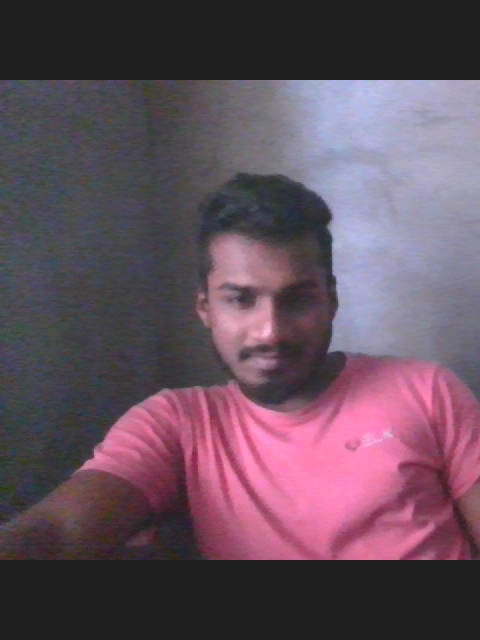
#> input picture ai-service/bank-ai-service/selfie1.jpg, 960 x 1280 px (shown at 1/2 size)
$ python -i heuristic.py   (imports and definitions only)   (older library calls are emulated)
#> lines starting #> are read from the running program, lines starting #| are printed output that depends on the picture; after the words box and inside, x2 and y2 are one past the last pixel; in counts of white or black regions, pixels touching at a corner belong together
#> further down, picture is the input picture: shape (1280, 960, 3); mean B, G, R 92.6, 79.1, 99.5
# app/features/liveness/heuristic.py
from __future__ import annotations

import os
from dataclasses import dataclass
from typing import Optional

import cv2
import numpy as np


@dataclass
class HeuristicConfig:
    # Tunables; you can surface these as APP_* envs later if needed
    edge_weight: float = 0.45
    texture_weight: float = 0.35
    sharp_weight: float = 0.20

    # Normalization caps to keep metrics stable across devices
    edge_cap: float = 0.25      # max edge density (25% of pixels)
    sharp_cap: float = 500.0    # Laplacian variance cap
    tex_cap: float = 0.20       # HF energy cap (fraction of spectrum)


class HeuristicLivenessDetector:
    """
    Very lightweight, passive liveness score in [0,1] using:
      • Edge density (Canny)       -> printed attacks often have low/high extremes
      • High-frequency energy (FFT)-> photos/screens can attenuate micro-texture
      • Sharpness (Laplacian var)  -> out-of-focus / screen re-captures are softer
    Not a substitute for a production anti-spoof model; good as a baseline.
    """

    def __init__(self, cfg: Optional[HeuristicConfig] = None) -> None:
        self.cfg = cfg or HeuristicConfig()
        # Threshold for is_live; default to APP_LIVE_THRESHOLD if present, else 0.80
        try:
            self.default_threshold = float(os.getenv("APP_LIVE_THRESHOLD", "0.80"))
        except Exception:
            self.default_threshold = 0.80

    # ---- public API (matches your SimpleLivenessDetector style) ----
    def score(self, bgr: np.ndarray) -> float:
        """Return liveness score in [0,1]."""
        gray = cv2.cvtColor(bgr, cv2.COLOR_BGR2GRAY)
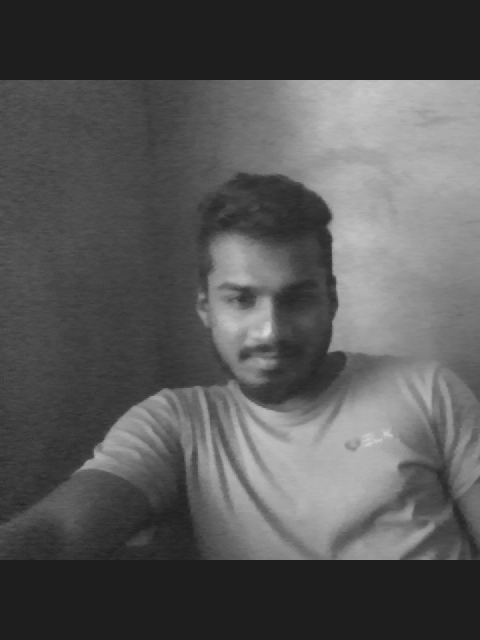
#> gray: shape (1280, 960) (shown at 1/2 size); min 29, max 216, mean 86.7

        # 1) Edge density
        med = float(np.median(gray))
#> med = 73
        low = int(max(0, 0.66 * med))
#> low = 48
        high = int(min(255, 1.33 * med))
#> high = 97
        edges = cv2.Canny(gray, low, high)
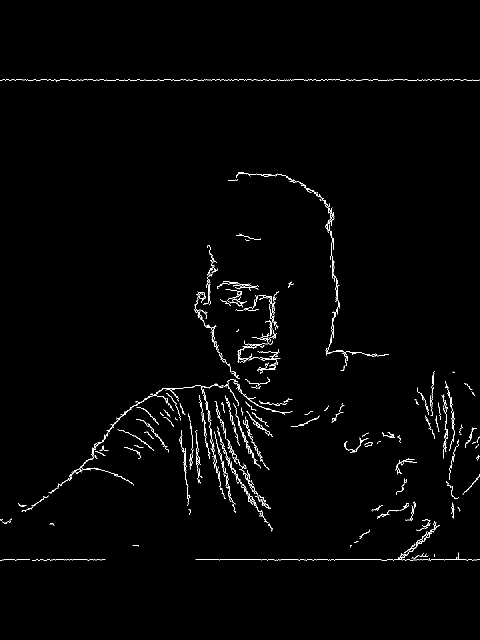
#> edges: shape (1280, 960) (shown at 1/2 size); 1.2% white in thin lines or dots, all inside (x1, y1, x2, y2) = (0, 159, 960, 1121)
        edge_density = float(np.mean(edges > 0))  # [0,1]
#> edge_density = 0.0123
        edge_feat = min(edge_density, self.cfg.edge_cap) / self.cfg.edge_cap  # [0,1]
#> edge_feat = 0.049

        # 2) High-frequency energy (FFT magnitude outside center)
        # downscale for speed/stability
        small = cv2.resize(gray, (256, 256), interpolation=cv2.INTER_AREA)
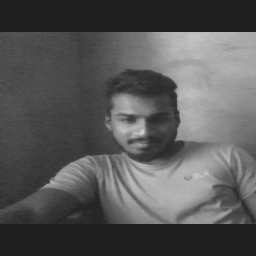
#> small: shape (256, 256); min 30, max 212, mean 86.7
        f = np.fft.fft2(small)
        fshift = np.fft.fftshift(f)
        mag = np.abs(fshift)

        # build a circular low-pass mask to isolate HF outside the center
        h, w = small.shape
#> h = 256; w = 256
        cy, cx = h // 2, w // 2
#> cy = 128; cx = 128
        radius = int(min(h, w) * 0.10)  # keep center 10% radius as LF
#> radius = 25
        yy, xx = np.ogrid[:h, :w]
#> yy = 256 values from 0 to 255
        mask = ((yy - cy) ** 2 + (xx - cx) ** 2) > radius * radius
        hf_energy = float(np.mean(mag[mask]))
#> hf_energy = 881.1
        # normalize by mean magnitude to be exposure-invariant
        mean_mag = float(np.mean(mag) + 1e-6)
#> mean_mag = 1721.4
        hf_ratio = hf_energy / mean_mag
#> hf_ratio = 0.512
        tex_feat = min(hf_ratio, self.cfg.tex_cap) / self.cfg.tex_cap  # [0,1]
#> tex_feat = 1

        # 3) Sharpness via Laplacian variance
        sharp = float(cv2.Laplacian(gray, cv2.CV_64F).var())
#> sharp = 43.2
        sharp_feat = min(sharp, self.cfg.sharp_cap) / self.cfg.sharp_cap  # [0,1]
#> sharp_feat = 0.0864

        # Weighted sum -> score
        score = (
            self.cfg.edge_weight * edge_feat
            + self.cfg.texture_weight * tex_feat
            + self.cfg.sharp_weight * sharp_feat
        )
#> score = 0.389
        # Clamp
        return float(max(0.0, min(1.0, score)))

    def is_live(self, bgr: np.ndarray, threshold: Optional[float] = None) -> bool:
        thr = self.default_threshold if threshold is None else float(threshold)
        return self.score(bgr) >= thr

>>> import cv2
>>> picture = cv2.imread('../../../selfie1.jpg')
>>> result = HeuristicLivenessDetector().score(picture)
#> result = 0.389
